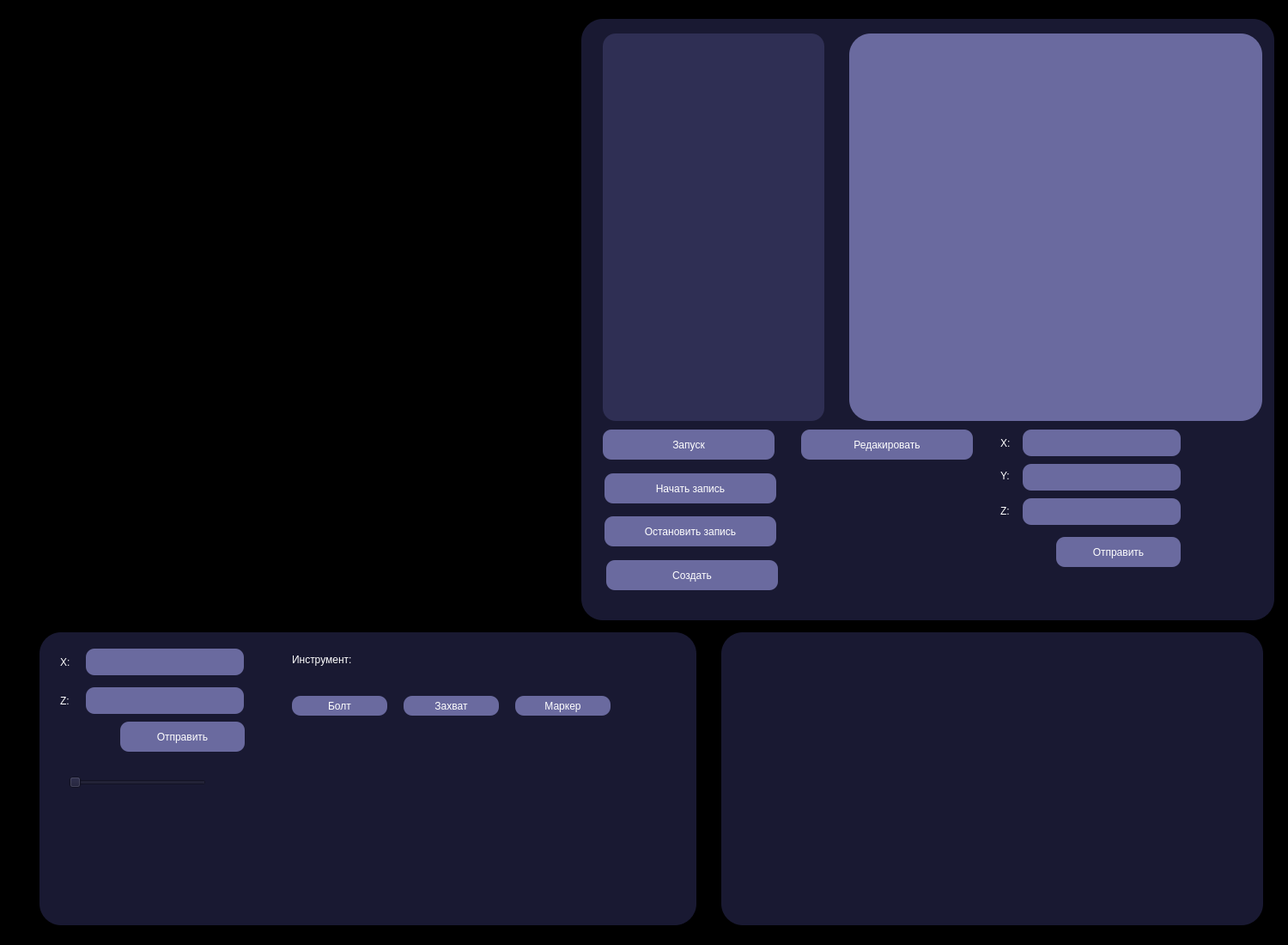
<?xml version="1.0" encoding="UTF-8"?>
<ui version="4.0">
 <class>MainWindow</class>
 <widget class="QMainWindow" name="MainWindow">
  <property name="geometry">
   <rect>
    <x>0</x>
    <y>0</y>
    <width>1500</width>
    <height>1100</height>
   </rect>
  </property>
  <property name="minimumSize">
   <size>
    <width>1500</width>
    <height>1100</height>
   </size>
  </property>
  <property name="maximumSize">
   <size>
    <width>1500</width>
    <height>1100</height>
   </size>
  </property>
  <property name="windowTitle">
   <string>MainWindow</string>
  </property>
  <property name="styleSheet">
   <string notr="true">background-color: #000000;</string>
  </property>
  <widget class="QWidget" name="centralwidget">
   <property name="styleSheet">
    <string notr="true">
#listWidget {
font-size: 12pt;
	background-color: rgb(40, 38, 42);
	color: #fff;
background-color: #2F2F54;
border: 0px solid rgb(40, 38, 42);
border-radius: 15px;

}

#listWidget::Item{
	font-size: 18pt;
	font: 87 14pt &quot;Panton ExtraBlack&quot;;
	border-radius: 15px;
	background-color: #6A6A9F;
	margin-bottom: 5px;
}

#listWidget::Item:hover{
	background:#53537B;
}

#bg_list {
	background-color: #191932;
border-radius: 25px;
}
#bg_list_2 {
	background-color: #191932;
border-radius: 25px;
}
#bg_list_3 {
	background-color: #191932;
border-radius: 25px;
}
#listWidget::item:selected{
	background:#53537B;
	color: #FFFFFF;
	}
#horizontalSlider {
	background-color:#191932;
}
#textEdit {
font: 57 14pt &quot;Roboto Medium&quot;;
	color: #fff;
	border-radius: 25px;
	background-color:#6A6A9F;
}

#pushButton {
	background: #6A6A9F;
	border-radius: 10px;
	color: #fff;	
	font: 87 15pt &quot;Roboto Black&quot;;
}

#pushButton_2 {
	background: #6A6A9F;
	border-radius: 10px;
	color: #fff;	
	font: 87 15pt &quot;Roboto Black&quot;;
}

#pushButton_3 {
	background: #6A6A9F;
	border-radius: 10px;
	color: #fff;	
	font: 87 15pt &quot;Roboto Black&quot;;
}

#pushButton_5 {
	background: #6A6A9F;
	border-radius: 10px;
	color: #fff;	
	font: 87 15pt &quot;Roboto Black&quot;;
}
#pushButton_4 {
	background: #6A6A9F;
	border-radius: 10px;
	color: #fff;	
	font: 87 15pt &quot;Roboto Black&quot;;
}

#pushButton_6 {
	background: #6A6A9F;
	border-radius: 10px;
	color: #fff;	
	font: 87 15pt &quot;Roboto Black&quot;;
}

#pushButton_7 {
	background: #6A6A9F;
	border-radius: 10px;
	color: #fff;	
	font: 87 15pt &quot;Roboto Black&quot;;
}

#pushButton_8 {
	background: #6A6A9F;
	border-radius: 10px;
	color: #fff;	
	font: 87 15pt &quot;Roboto Black&quot;;
}

#pushButton_9 {
	background: #6A6A9F;
	border-radius: 10px;
	color: #fff;	
	font: 87 15pt &quot;Roboto Black&quot;;
}

#pushButton_10 {
	background: #6A6A9F;
	border-radius: 10px;
	color: #fff;	
	font: 87 15pt &quot;Roboto Black&quot;;
}
#pushButton_11 {
	background: #6A6A9F;
	border-radius: 10px;
	color: #fff;	
	font: 87 15pt &quot;Roboto Black&quot;;
}
#pushButton:hover{
	transition: all 1s;
	gridline-color: rgb(48, 48, 48);
	background-color: #2F2F54;
}

#pushButton_2:hover{
	transition: all 1s;
	gridline-color: rgb(48, 48, 48);
	background-color: #2F2F54;
}

#pushButton_3:hover{
	transition: all 1s;
	gridline-color: rgb(48, 48, 48);
	background-color: #2F2F54;
}

#pushButton_4:hover{
	transition: all 1s;
	gridline-color: rgb(48, 48, 48);
	background-color: #2F2F54;
}

#pushButton_5:hover{
	transition: all 1s;
	gridline-color: rgb(48, 48, 48);
	background-color: #2F2F54;
}

#pushButton_6:hover{
	transition: all 1s;
	gridline-color: rgb(48, 48, 48);
	background-color: #2F2F54;
}

#pushButton_7:hover{
	transition: all 1s;
	gridline-color: rgb(48, 48, 48);
	background-color: #2F2F54;
}
#pushButton_8:hover{
	transition: all 1s;
	gridline-color: rgb(48, 48, 48);
	background-color: #2F2F54;
}
#pushButton_9:hover{
	transition: all 1s;
	gridline-color: rgb(48, 48, 48);
	background-color: #2F2F54;
}
#pushButton_10:hover{
	transition: all 1s;
	gridline-color: rgb(48, 48, 48);
	background-color: #2F2F54;
}
#pushButton_11:hover{
	transition: all 1s;
	gridline-color: rgb(48, 48, 48);
	background-color: #2F2F54;
}
#label_6{
	font: 87 16pt &quot;Roboto Black&quot;;
color: #fff;
background-color: #191932;
}

#label_7 {
	font: 87 16pt &quot;Roboto Black&quot;;
color: #fff;
background-color: #191932;
}

#label_8 {
	font: 87 16pt &quot;Roboto Black&quot;;
color: #fff;
background-color: #191932;
}
#label_9 {
	font: 87 10pt &quot;Roboto Black&quot;;
color: #fff;
}


#label_3 {
	font: 87 16pt &quot;Roboto Black&quot;;
color: #fff;
background-color: #191932;
}

#label_5 {
	font: 87 16pt &quot;Roboto Black&quot;;
color: #fff;
background-color: #191932;
}

#label_4 {
	font: 87 16pt &quot;Roboto Black&quot;;
color: #fff;
background-color: #191932;
}
#label_2 {
	font: 87 16pt &quot;Roboto Black&quot;;
color: #fff;
background-color: #191932;}
#lineEdit{
	background-color: #6A6A9F;
	color:fff;
border: 0px solid rgb(40, 38, 42);
border-radius: 10px;
}
#lineEdit_2 {
	background-color: #6A6A9F;
	color:fff;
border: 0px solid rgb(40, 38, 42);
border-radius: 10px;
}
#lineEdit_3 {
	background-color: #6A6A9F;
	color:fff;
border: 0px solid rgb(40, 38, 42);
border-radius: 10px;
}
#lineEdit_4 {
	background-color: #6A6A9F;
	color:fff;
border: 0px solid rgb(40, 38, 42);
border-radius: 10px;
}
#lineEdit_5 {
	background-color: #6A6A9F;
	color:fff;
border: 0px solid rgb(40, 38, 42);
border-radius: 10px;
}

#lineEdit_6 {
	background-color: #6A6A9F;
	color:fff;
border: 0px solid rgb(40, 38, 42);
border-radius: 10px;
}
#lineEdit_7 {
	background-color: #6A6A9F;
	color:fff;
border: 0px solid rgb(40, 38, 42);
border-radius: 10px;
}
#lineEdit_8{
	background-color: #6A6A9F;
	color:fff;
border: 0px solid rgb(40, 38, 42);
border-radius: 10px;
}</string>
   </property>
   <widget class="QPushButton" name="pushButton">
    <property name="geometry">
     <rect>
      <x>702</x>
      <y>500</y>
      <width>200</width>
      <height>35</height>
     </rect>
    </property>
    <property name="cursor">
     <cursorShape>PointingHandCursor</cursorShape>
    </property>
    <property name="text">
     <string>Запуск</string>
    </property>
   </widget>
   <widget class="QPushButton" name="pushButton_2">
    <property name="geometry">
     <rect>
      <x>704</x>
      <y>551</y>
      <width>200</width>
      <height>35</height>
     </rect>
    </property>
    <property name="cursor">
     <cursorShape>PointingHandCursor</cursorShape>
    </property>
    <property name="text">
     <string>Начать запись</string>
    </property>
   </widget>
   <widget class="QPushButton" name="pushButton_3">
    <property name="geometry">
     <rect>
      <x>704</x>
      <y>601</y>
      <width>200</width>
      <height>35</height>
     </rect>
    </property>
    <property name="cursor">
     <cursorShape>PointingHandCursor</cursorShape>
    </property>
    <property name="text">
     <string>Остановить запись</string>
    </property>
   </widget>
   <widget class="QListWidget" name="listWidget">
    <property name="geometry">
     <rect>
      <x>702</x>
      <y>39</y>
      <width>258</width>
      <height>451</height>
     </rect>
    </property>
    <property name="horizontalScrollBarPolicy">
     <enum>Qt::ScrollBarAlwaysOff</enum>
    </property>
    <property name="sizeAdjustPolicy">
     <enum>QAbstractScrollArea::AdjustToContentsOnFirstShow</enum>
    </property>
    <property name="horizontalScrollMode">
     <enum>QAbstractItemView::ScrollPerItem</enum>
    </property>
   </widget>
   <widget class="QSlider" name="horizontalSlider">
    <property name="geometry">
     <rect>
      <x>80</x>
      <y>900</y>
      <width>160</width>
      <height>22</height>
     </rect>
    </property>
    <property name="maximum">
     <number>360</number>
    </property>
    <property name="orientation">
     <enum>Qt::Horizontal</enum>
    </property>
   </widget>
   <widget class="QPushButton" name="pushButton_5">
    <property name="geometry">
     <rect>
      <x>340</x>
      <y>810</y>
      <width>111</width>
      <height>23</height>
     </rect>
    </property>
    <property name="cursor">
     <cursorShape>PointingHandCursor</cursorShape>
    </property>
    <property name="text">
     <string>Болт</string>
    </property>
   </widget>
   <widget class="QPushButton" name="pushButton_6">
    <property name="geometry">
     <rect>
      <x>470</x>
      <y>810</y>
      <width>111</width>
      <height>23</height>
     </rect>
    </property>
    <property name="cursor">
     <cursorShape>PointingHandCursor</cursorShape>
    </property>
    <property name="text">
     <string>Захват</string>
    </property>
   </widget>
   <widget class="QPushButton" name="pushButton_7">
    <property name="geometry">
     <rect>
      <x>600</x>
      <y>810</y>
      <width>111</width>
      <height>23</height>
     </rect>
    </property>
    <property name="cursor">
     <cursorShape>PointingHandCursor</cursorShape>
    </property>
    <property name="text">
     <string>Маркер</string>
    </property>
   </widget>
   <widget class="QTextEdit" name="textEdit">
    <property name="geometry">
     <rect>
      <x>989</x>
      <y>39</y>
      <width>481</width>
      <height>451</height>
     </rect>
    </property>
   </widget>
   <widget class="QLabel" name="label_2">
    <property name="geometry">
     <rect>
      <x>340</x>
      <y>760</y>
      <width>171</width>
      <height>16</height>
     </rect>
    </property>
    <property name="text">
     <string>Инструмент:</string>
    </property>
   </widget>
   <widget class="QPushButton" name="pushButton_8">
    <property name="geometry">
     <rect>
      <x>706</x>
      <y>652</y>
      <width>200</width>
      <height>35</height>
     </rect>
    </property>
    <property name="cursor">
     <cursorShape>PointingHandCursor</cursorShape>
    </property>
    <property name="text">
     <string>Создать</string>
    </property>
   </widget>
   <widget class="QPushButton" name="pushButton_9">
    <property name="geometry">
     <rect>
      <x>1230</x>
      <y>625</y>
      <width>145</width>
      <height>35</height>
     </rect>
    </property>
    <property name="cursor">
     <cursorShape>PointingHandCursor</cursorShape>
    </property>
    <property name="text">
     <string>Отправить</string>
    </property>
   </widget>
   <widget class="QLineEdit" name="lineEdit_3">
    <property name="geometry">
     <rect>
      <x>1191</x>
      <y>540</y>
      <width>184</width>
      <height>31</height>
     </rect>
    </property>
   </widget>
   <widget class="QLineEdit" name="lineEdit_4">
    <property name="geometry">
     <rect>
      <x>1191</x>
      <y>500</y>
      <width>184</width>
      <height>31</height>
     </rect>
    </property>
   </widget>
   <widget class="QLineEdit" name="lineEdit_5">
    <property name="geometry">
     <rect>
      <x>1191</x>
      <y>580</y>
      <width>184</width>
      <height>31</height>
     </rect>
    </property>
   </widget>
   <widget class="QPushButton" name="pushButton_10">
    <property name="geometry">
     <rect>
      <x>933</x>
      <y>500</y>
      <width>200</width>
      <height>35</height>
     </rect>
    </property>
    <property name="cursor">
     <cursorShape>PointingHandCursor</cursorShape>
    </property>
    <property name="text">
     <string>Редакировать</string>
    </property>
   </widget>
   <widget class="QLabel" name="bg_list">
    <property name="geometry">
     <rect>
      <x>677</x>
      <y>22</y>
      <width>807</width>
      <height>700</height>
     </rect>
    </property>
    <property name="text">
     <string/>
    </property>
   </widget>
   <widget class="QLabel" name="label_3">
    <property name="geometry">
     <rect>
      <x>1165</x>
      <y>505</y>
      <width>21</width>
      <height>21</height>
     </rect>
    </property>
    <property name="text">
     <string>X:</string>
    </property>
   </widget>
   <widget class="QLabel" name="label_4">
    <property name="geometry">
     <rect>
      <x>1165</x>
      <y>543</y>
      <width>21</width>
      <height>21</height>
     </rect>
    </property>
    <property name="text">
     <string>Y:</string>
    </property>
   </widget>
   <widget class="QLabel" name="label_5">
    <property name="geometry">
     <rect>
      <x>1165</x>
      <y>584</y>
      <width>21</width>
      <height>21</height>
     </rect>
    </property>
    <property name="text">
     <string>Z:</string>
    </property>
   </widget>
   <widget class="QLabel" name="bg_list_2">
    <property name="geometry">
     <rect>
      <x>46</x>
      <y>736</y>
      <width>765</width>
      <height>341</height>
     </rect>
    </property>
    <property name="text">
     <string/>
    </property>
   </widget>
   <widget class="QLineEdit" name="lineEdit">
    <property name="geometry">
     <rect>
      <x>100</x>
      <y>755</y>
      <width>184</width>
      <height>31</height>
     </rect>
    </property>
   </widget>
   <widget class="QLineEdit" name="lineEdit_2">
    <property name="geometry">
     <rect>
      <x>100</x>
      <y>800</y>
      <width>184</width>
      <height>31</height>
     </rect>
    </property>
   </widget>
   <widget class="QLabel" name="label_7">
    <property name="geometry">
     <rect>
      <x>70</x>
      <y>760</y>
      <width>21</width>
      <height>21</height>
     </rect>
    </property>
    <property name="text">
     <string>X:</string>
    </property>
   </widget>
   <widget class="QLabel" name="label_8">
    <property name="geometry">
     <rect>
      <x>70</x>
      <y>805</y>
      <width>21</width>
      <height>21</height>
     </rect>
    </property>
    <property name="text">
     <string>Z:</string>
    </property>
   </widget>
   <widget class="QPushButton" name="pushButton_4">
    <property name="geometry">
     <rect>
      <x>140</x>
      <y>840</y>
      <width>145</width>
      <height>35</height>
     </rect>
    </property>
    <property name="cursor">
     <cursorShape>PointingHandCursor</cursorShape>
    </property>
    <property name="text">
     <string>Отправить</string>
    </property>
   </widget>
   <widget class="QLabel" name="bg_list_3">
    <property name="geometry">
     <rect>
      <x>840</x>
      <y>736</y>
      <width>631</width>
      <height>341</height>
     </rect>
    </property>
    <property name="text">
     <string/>
    </property>
   </widget>
   <zorder>bg_list_2</zorder>
   <zorder>bg_list</zorder>
   <zorder>pushButton</zorder>
   <zorder>pushButton_2</zorder>
   <zorder>pushButton_3</zorder>
   <zorder>listWidget</zorder>
   <zorder>horizontalSlider</zorder>
   <zorder>pushButton_5</zorder>
   <zorder>pushButton_6</zorder>
   <zorder>pushButton_7</zorder>
   <zorder>textEdit</zorder>
   <zorder>label_2</zorder>
   <zorder>pushButton_8</zorder>
   <zorder>pushButton_9</zorder>
   <zorder>lineEdit_3</zorder>
   <zorder>lineEdit_4</zorder>
   <zorder>lineEdit_5</zorder>
   <zorder>pushButton_10</zorder>
   <zorder>label_3</zorder>
   <zorder>label_4</zorder>
   <zorder>label_5</zorder>
   <zorder>lineEdit</zorder>
   <zorder>lineEdit_2</zorder>
   <zorder>label_7</zorder>
   <zorder>label_8</zorder>
   <zorder>pushButton_4</zorder>
   <zorder>bg_list_3</zorder>
  </widget>
 </widget>
 <resources/>
 <connections/>
</ui>
